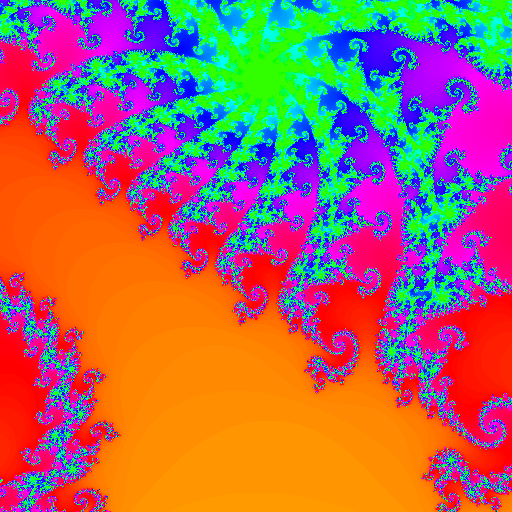

Source code (Python):
# Julia Set
# Kevin Xie CS550 

from PIL import Image, ImageFilter
import colorsys

imgx,imgy=512,512 # IMAGE DIMENSIONS
tmax=256 # MAXIMUM ITERATIONS
xa3,xb3=-0.1475,-0.1425
ya3,yb3=0.255,0.26

image = Image.new("RGB",(imgx,imgy)) # CREATES IMAGE ACCORDING TO DIMENSIONS

cx,cy=-.79,.15
for x in range(imgx): 
	for y in range(imgy):
		# Z starts at X,Y instead of 0,0
		zx = (x*(xb3-xa3)/(imgx-1)+xa3) 
		zi = (y*(yb3-ya3)/(imgy-1)+ya3)
		for t in range(tmax):
			# same equations as Mandelbrot
			absz=float(((zx**2)+(zi**2))**0.5) 
			if absz>=2.0: 
				break
			zx,zi=float((zx*zx-zi*zi)+cx),float((zi*zx+zx*zi)+cy)
		# cycles through HSV starting from yellow
		R,G,B = int(colorsys.hsv_to_rgb((0.297222-(t/tmax))%1,1,1)[0]*255), int(colorsys.hsv_to_rgb((0.297222-(t/tmax))%1,1,1)[1]*255), int(colorsys.hsv_to_rgb((0.297222-(t/tmax))%1,1,1)[2]*255)
		image.putpixel((x,imgy-1-y),(R,G,B))

image.save("julia.png")